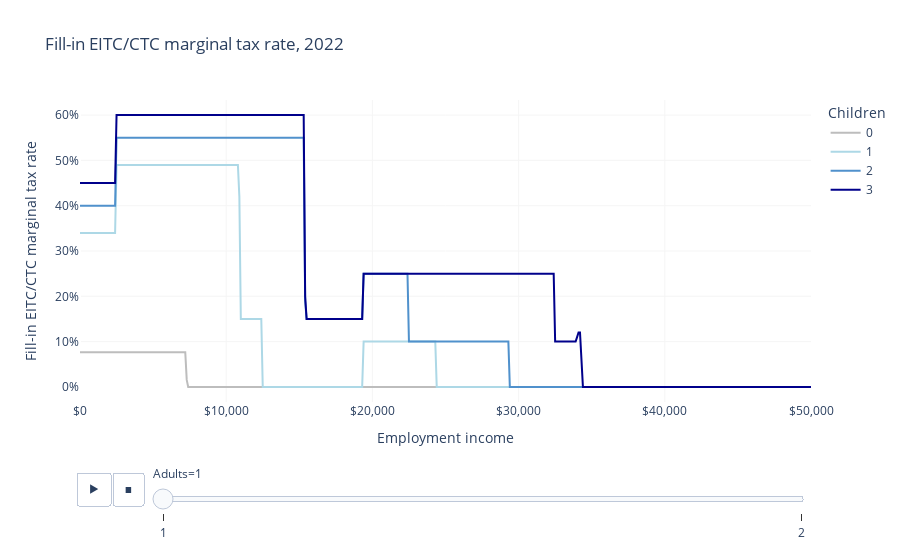

Source (notebook cell):
### Markdown cell above
The fill-in EITC/CTC has marginal tax rates reaching 60%.

### Code cell
fig = px.line(
    df,
    "employment_income",
    "mtr",
    color="children",
    animation_frame="adults",
    labels=LABELS,
    title="Fill-in EITC/CTC marginal tax rate, 2022",
    color_discrete_map=COLOR_MAP,
)
fig.update_layout(
    xaxis_tickformat="$,",
    yaxis_tickformat=".0%",
    plot_bgcolor="white",
    xaxis_gridcolor=LIGHT_GRAY,
    yaxis_gridcolor=LIGHT_GRAY,
)
fig.show()

### Figure 1 — Plotly figure (JSON) as saved in the notebook; plotly's stock layout.template omitted (floating-point values rounded to 4 significant figures; data arrays with more than 128 entries replaced by an {"elided": "..."} marker saying what was removed)
{"data": [{"hovertemplate": "Children=0<br>Adults=1<br>Employment income=%{x}<br>Fill-in EITC/CTC marginal tax rate=%{y}<extra></extra>", "legendgroup": "0", "line": {"color": "#BDBDBD", "dash": "solid"}, "marker": {"symbol": "circle"}, "mode": "lines", "name": "0", "orientation": "v", "showlegend": true, "type": "scatter", "x": {"elided": "501 int values"}, "xaxis": "x", "y": {"elided": "501 float values"}, "yaxis": "y"}, {"hovertemplate": "Children=1<br>Adults=1<br>Employment income=%{x}<br>Fill-in EITC/CTC marginal tax rate=%{y}<extra></extra>", "legendgroup": "1", "line": {"color": "lightblue", "dash": "solid"}, "marker": {"symbol": "circle"}, "mode": "lines", "name": "1", "orientation": "v", "showlegend": true, "type": "scatter", "x": {"elided": "501 int values"}, "xaxis": "x", "y": {"elided": "501 float values"}, "yaxis": "y"}, {"hovertemplate": "Children=2<br>Adults=1<br>Employment income=%{x}<br>Fill-in EITC/CTC marginal tax rate=%{y}<extra></extra>", "legendgroup": "2", "line": {"color": "#5091cc", "dash": "solid"}, "marker": {"symbol": "circle"}, "mode": "lines", "name": "2", "orientation": "v", "showlegend": true, "type": "scatter", "x": {"elided": "501 int values"}, "xaxis": "x", "y": {"elided": "501 float values"}, "yaxis": "y"}, {"hovertemplate": "Children=3<br>Adults=1<br>Employment income=%{x}<br>Fill-in EITC/CTC marginal tax rate=%{y}<extra></extra>", "legendgroup": "3", "line": {"color": "darkblue", "dash": "solid"}, "marker": {"symbol": "circle"}, "mode": "lines", "name": "3", "orientation": "v", "showlegend": true, "type": "scatter", "x": {"elided": "501 int values"}, "xaxis": "x", "y": {"elided": "501 float values"}, "yaxis": "y"}], "layout": {"legend": {"title": {"text": "Children"}, "tracegroupgap": 0}, "plot_bgcolor": "white", "sliders": [{"active": 0, "currentvalue": {"prefix": "Adults="}, "len": 0.9, "pad": {"b": 10, "t": 60}, "steps": [{"args": [["1"], {"frame": {"duration": 0, "redraw": false}, "fromcurrent": true, "mode": "immediate", "transition": {"duration": 0, "easing": "linear"}}], "label": "1", "method": "animate"}, {"args": [["2"], {"frame": {"duration": 0, "redraw": false}, "fromcurrent": true, "mode": "immediate", "transition": {"duration": 0, "easing": "linear"}}], "label": "2", "method": "animate"}], "x": 0.1, "xanchor": "left", "y": 0, "yanchor": "top"}], "title": {"text": "Fill-in EITC/CTC marginal tax rate, 2022"}, "updatemenus": [{"buttons": [{"args": [null, {"frame": {"duration": 500, "redraw": false}, "fromcurrent": true, "mode": "immediate", "transition": {"duration": 500, "easing": "linear"}}], "label": "&#9654;", "method": "animate"}, {"args": [[null], {"frame": {"duration": 0, "redraw": false}, "fromcurrent": true, "mode": "immediate", "transition": {"duration": 0, "easing": "linear"}}], "label": "&#9724;", "method": "animate"}], "direction": "left", "pad": {"r": 10, "t": 70}, "showactive": false, "type": "buttons", "x": 0.1, "xanchor": "right", "y": 0, "yanchor": "top"}], "xaxis": {"anchor": "y", "domain": [0, 1], "gridcolor": "#F5F5F5", "tickformat": "$,", "title": {"text": "Employment income"}}, "yaxis": {"anchor": "x", "domain": [0, 1], "gridcolor": "#F5F5F5", "tickformat": ".0%", "title": {"text": "Fill-in EITC/CTC marginal tax rate"}}}}
